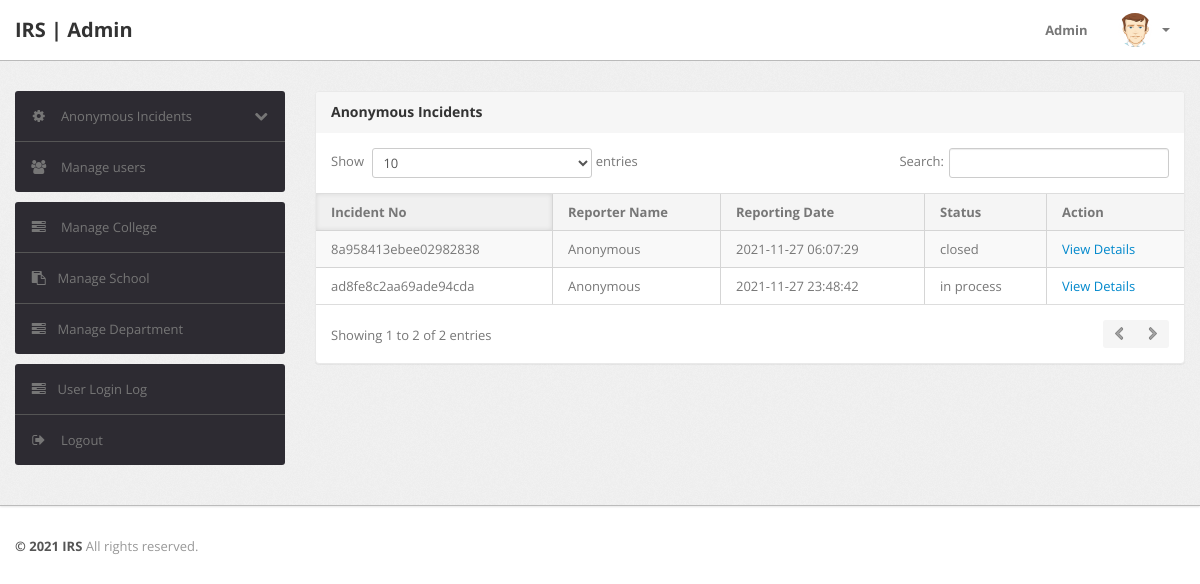
Screenshot of /admin/anonymous.php (signed in) with the database file from the repository.
### tables this page shows
CREATE TABLE `anonymous` (
  `incident_no` varchar(255) NOT NULL,
  `college` varchar(255) NOT NULL,
  `school` varchar(255) NOT NULL,
  `department` varchar(255) NOT NULL,
  `year` int(11) NOT NULL,
  `subject` varchar(255) NOT NULL,
  `incident` varchar(1000) NOT NULL,
  `incident_file` varchar(255) DEFAULT NULL,
  `status` varchar(255) DEFAULT NULL,
  `created_at` timestamp NOT NULL DEFAULT current_timestamp(),
  `updated_at` timestamp NOT NULL DEFAULT current_timestamp()
);

### admin/anonymous.php (the view, shortened to what this page needs)
<?php
include('include/config.php');
if (strlen($_SESSION['alogin']) == 0) {
    header('location:index.php');
} else {
?>
    <!DOCTYPE html>
    <html lang="en">
    <head>
        <link type="text/css" href="bootstrap/css/bootstrap.min.css" rel="stylesheet">
        <link type="text/css" href="bootstrap/css/bootstrap-responsive.min.css" rel="stylesheet">
        <link type="text/css" href="css/theme.css" rel="stylesheet">
        <link type="text/css" href="images/icons/css/font-awesome.css" rel="stylesheet">
    </head>
    <body>
        <?php include('include/header.php'); ?>
        <div class="wrapper">
            <div class="container">
                <div class="row">
                    <?php include('include/sidebar.php'); ?>
                    <div class="span9">
                        <div class="content">
                            <div class="module">
                                <div class="module-head">
                                    <h3>Anonymous Incidents</h3>
                                </div>
                                <div class="module-body table">
                                    <table cellpadding="0" cellspacing="0" border="0" class="datatable-1 table table-bordered table-striped	 display">
                                        <thead>
                                            <tr>
                                                <th>Incident No</th>
                                                <th>Reporter Name</th>
                                                <th>Reporting Date</th>
                                                <th>Status</th>
                                                <th>Action</th>
                                            </tr>
                                        </thead>
                                        <tbody>
                                            <?php
                                            $query = mysqli_query($bd, "select * from anonymous");
                                            while ($row = mysqli_fetch_array($query)) {
                                            ?>
                                                <tr>
                                                    <td><?php echo htmlentities($row['incident_no']); ?></td>
                                                    <td>Anonymous</td>
                                                    <td><?php echo htmlentities($row['created_at']); ?></td>
                                                    <td>
                                                        <?php if ($row['status'] == "") {
                                                            echo "Not Process Yet";
                                                        } else {
                                                            echo htmlentities($row['status']);
                                                        } ?>
                                                    </td>
                                                    <td> <a href="anonymous-details.php?cid=<?php echo htmlentities($row['incident_no']); ?>"> View Details</a>
                                                    </td>
                                                </tr>
                                            <?php  } ?>
                                        </tbody>
                                    </table>
                                </div>
                            </div>
                        </div>
                    </div>
                </div>
            </div>
        </div>
        <?php include('include/footer.php'); ?>
    </body>
<?php } ?>

### admin/css/theme.css (style rules this page uses)
body { font-size: 13px; font-family: 'Open Sans', Arial, sans-serif; background: #fff; color: #777 }
h1, h2, h3, h4, h5, h6 { color: #333; margin-top: 0 }
h3 { font-size: 20px }
.wrapper { background: url(../images/bg.png) #eee; border-bottom: 1px solid #bbb; -webkit-box-shadow: 0 1px 2px rgba(0,0,0,0.1); -moz-box-shadow: 0 1px 2px rgba(0,0,0,0.1); box-shadow: 0 1px 2px rgba(0,0,0,0.1); padding: 30px 0 }
.module { background: #fff; -webkit-border-radius: 3px; -moz-border-radius: 3px; border-radius: 3px; border: 1px solid #ccc; border-bottom-color: #bbb; -webkit-box-shadow: 0 0 1px rgba(0,0,0,0.2); -moz-box-shadow: 0 0 1px rgba(0,0,0,0.2); box-shadow: 0 0 1px rgba(0,0,0,0.2); margin-bottom: 30px }
.table { margin-bottom: 0 }
.table th, .table td { border-color: #d5d5d5!important }
.table-bordered thead:first-child tr:first-child>th:first-child, .table-bordered tbody:first-child tr:first-child>td:first-child { -webkit-border-top-left-radius: 2px; -moz-border-radius-topleft: 2px; border-top-left-radius: 2px }
.table-bordered thead:first-child tr:first-child>th:last-child, .table-bordered tbody:first-child tr:first-child>td:last-child { -webkit-border-top-right-radius: 2px; -moz-border-radius-topright: 2px; border-top-right-radius: 2px }
.table-bordered thead:last-child tr:last-child>th:first-child, .table-bordered tbody:last-child tr:last-child>td:first-child, .table-bordered tfoot:last-child tr:last-child>td:first-child { -webkit-border-bottom-left-radius: 2px; -moz-border-radius-bottomleft: 2px; border-bottom-left-radius: 2px }
.table-bordered thead:last-child tr:last-child>th:last-child, .table-bordered tbody:last-child tr:last-child>td:last-child, .table-bordered tfoot:last-child tr:last-child>td:last-child { -webkit-border-bottom-right-radius: 2px; -moz-border-radius-bottomright: 2px; border-bottom-right-radius: 2px }
.module { box-shadow: 0 0 3px rgba(0,0,0,.1); border-color: #e9e9e9; margin-bottom: 20px; background-color: #fff; border-radius: 4px; -webkit-box-shadow: 0 1px 1px rgba(0,0,0,.05); box-shadow: 0 1px 1px rgba(0,0,0,.05); }
.module-head { color: #767676; background-color: #f6f6f6; border-color: #e9e9e9; padding: 10px 15px; border-bottom: 1px solid transparent; border-top-right-radius: 3px; border-top-left-radius: 3px; }
.module-head h3 { font-size: 14px; line-height: 20px; height: 20px; margin: 0 }
.module-body { padding: 15px }
.module-body.table { padding: 15px 0 }
.module-body.table .table th, .module-body.table .table td { padding-left: 15px; padding-right: 15px }
.dataTables_wrapper table th { background: #f5f5f5; cursor: pointer }
.dataTables_wrapper table th.sorting_asc, .dataTables_wrapper table th.sorting_desc { background: #f0f0f0; -webkit-box-shadow: 0 0 5px rgba(0,0,0,0.1) inset; -moz-box-shadow: 0 0 5px rgba(0,0,0,0.1) inset; box-shadow: 0 0 5px rgba(0,0,0,0.1) inset }
.dataTables_wrapper .table-bordered { -webkit-border-radius: 0; -moz-border-radius: 0; border-radius: 0; border-left: 0; border-right: 0 }
.dataTables_wrapper .table-bordered thead tr>th:first-child, .dataTables_wrapper .table-bordered tbody tr>td:first-child, .dataTables_wrapper .table-bordered tfoot tr>td:first-child, .dataTables_wrapper .table-bordered tfoot tr>th:first-child { border-left: 0 }
.dataTables_wrapper .table-bordered thead:first-child tr:first-child>th:first-child, .dataTables_wrapper .table-bordered tbody:first-child tr:first-child>td:first-child { -webkit-border-top-left-radius: 0; -moz-border-radius-topleft: 0; border-top-left-radius: 0 }
.dataTables_wrapper .table-bordered thead:first-child tr:first-child>th:last-child, .dataTables_wrapper .table-bordered tbody:first-child tr:first-child>td:last-child { -webkit-border-top-right-radius: 0; -moz-border-radius-topright: 0; border-top-right-radius: 0 }
.dataTables_wrapper .table-bordered thead:last-child tr:last-child>th:first-child, .dataTables_wrapper .table-bordered tbody:last-child tr:last-child>td:first-child, .dataTables_wrapper .table-bordered tfoot:last-child tr:last-child>td:first-child { -webkit-border-bottom-left-radius: 0; -moz-border-radius-bottomleft: 0; border-bottom-left-radius: 0 }
.dataTables_wrapper .table-bordered thead:last-child tr:last-child>th:last-child, .dataTables_wrapper .table-bordered tbody:last-child tr:last-child>td:last-child, .dataTables_wrapper .table-bordered tfoot:last-child tr:last-child>td:last-child { -webkit-border-bottom-right-radius: 0; -moz-border-radius-bottomright: 0; border-bottom-right-radius: 0 }

### rows the page displays
anonymous: incident_no "8a958413ebee02982838", created_at "2021-11-27 06:07:29", status "closed"
anonymous: incident_no "ad8fe8c2aa69ade94cda", created_at "2021-11-27 23:48:42", status "in process"
